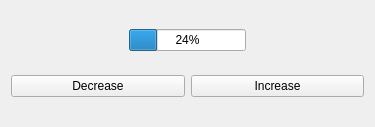
<?xml version="1.0" encoding="UTF-8"?>
<ui version="4.0">
 <class>led_controlWidget</class>
 <widget class="QWidget" name="led_controlWidget">
  <property name="geometry">
   <rect>
    <x>0</x>
    <y>0</y>
    <width>375</width>
    <height>127</height>
   </rect>
  </property>
  <property name="windowTitle">
   <string>led_control</string>
  </property>
  <layout class="QGridLayout" name="gridLayout">
   <item row="1" column="0">
    <layout class="QHBoxLayout" name="horizontalLayout">
     <item>
      <spacer name="horizontalSpacer">
       <property name="orientation">
        <enum>Qt::Horizontal</enum>
       </property>
       <property name="sizeHint" stdset="0">
        <size>
         <width>40</width>
         <height>20</height>
        </size>
       </property>
      </spacer>
     </item>
     <item>
      <widget class="QProgressBar" name="progressBar">
       <property name="value">
        <number>24</number>
       </property>
      </widget>
     </item>
     <item>
      <spacer name="horizontalSpacer_2">
       <property name="orientation">
        <enum>Qt::Horizontal</enum>
       </property>
       <property name="sizeHint" stdset="0">
        <size>
         <width>40</width>
         <height>20</height>
        </size>
       </property>
      </spacer>
     </item>
    </layout>
   </item>
   <item row="2" column="0">
    <layout class="QHBoxLayout" name="horizontalLayout_2">
     <item>
      <widget class="QPushButton" name="DesButton">
       <property name="text">
        <string>Decrease</string>
       </property>
      </widget>
     </item>
     <item>
      <widget class="QPushButton" name="IncButton">
       <property name="text">
        <string>Increase</string>
       </property>
      </widget>
     </item>
    </layout>
   </item>
  </layout>
 </widget>
 <resources/>
 <connections/>
</ui>
